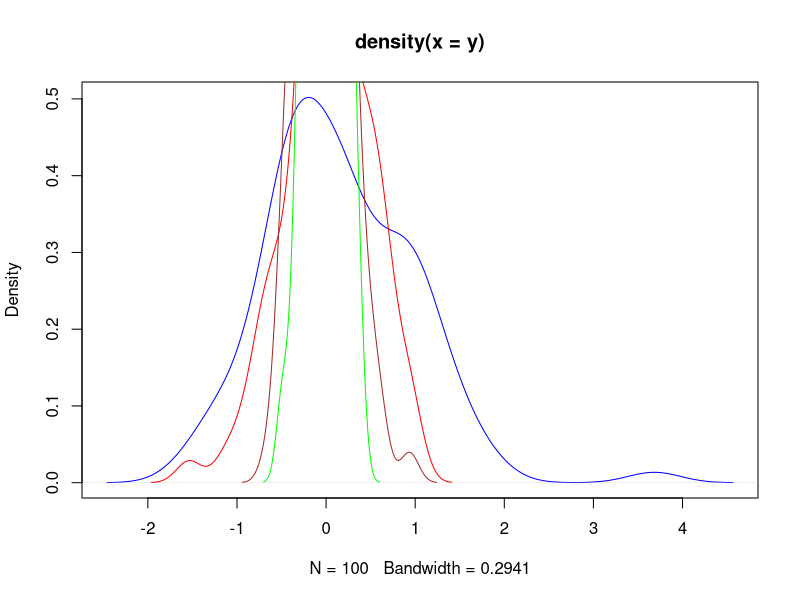

R code for this plot:
#3
y <- rnorm(100)
plot(density(y), type = "l", col="blue", pch=12, ecx= 3)
av <- numeric(100)
for (i in 1:100) 
{
  av[i] <- mean(rnorm(4)) 
  
} 
lines(density(av), col = "red")
for (i in 1:100) 
{
  av[i] <- mean(rnorm(9)) 
} 
lines(density(av), col = "brown")
for (i in 1:100) 
{
  av[i] <- mean(rnorm(25)) 
} 
lines(density(av), col = "green")
